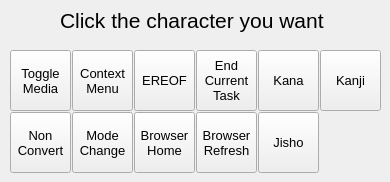
   <widget class="QWidget" name="tab_other2">
    <attribute name="title">
     <string>Other 2</string>
    </attribute>
    <widget class="QLabel" name="instructionLabel_6">
     <property name="geometry">
      <rect>
       <x>60</x>
       <y>0</y>
       <width>301</width>
       <height>41</height>
      </rect>
     </property>
     <property name="font">
      <font>
       <pointsize>16</pointsize>
      </font>
     </property>
     <property name="text">
      <string>Click the character you want</string>
     </property>
    </widget>
    <widget class="QPushButton" name="a_button_3">
     <property name="geometry">
      <rect>
       <x>10</x>
       <y>50</y>
       <width>61</width>
       <height>61</height>
      </rect>
     </property>
     <property name="font">
      <font>
       <pointsize>10</pointsize>
       <stylestrategy>PreferAntialias</stylestrategy>
      </font>
     </property>
     <property name="toolTip">
      <string/>
     </property>
     <property name="text">
      <string>Toggle
Media</string>
     </property>
     <property name="flat">
      <bool>false</bool>
     </property>
    </widget>
    <widget class="QPushButton" name="c_button_3">
     <property name="geometry">
      <rect>
       <x>134</x>
       <y>50</y>
       <width>61</width>
       <height>61</height>
      </rect>
     </property>
     <property name="font">
      <font>
       <pointsize>10</pointsize>
       <stylestrategy>PreferAntialias</stylestrategy>
      </font>
     </property>
     <property name="toolTip">
      <string/>
     </property>
     <property name="text">
      <string>EREOF</string>
     </property>
     <property name="flat">
      <bool>false</bool>
     </property>
    </widget>
    <widget class="QPushButton" name="j_button_3">
     <property name="geometry">
      <rect>
       <x>196</x>
       <y>112</y>
       <width>61</width>
       <height>61</height>
      </rect>
     </property>
     <property name="font">
      <font>
       <pointsize>10</pointsize>
       <stylestrategy>PreferAntialias</stylestrategy>
      </font>
     </property>
     <property name="toolTip">
      <string/>
     </property>
     <property name="text">
      <string>Browser
Refresh</string>
     </property>
     <property name="flat">
      <bool>false</bool>
     </property>
    </widget>
    <widget class="QPushButton" name="d_button_3">
     <property name="geometry">
      <rect>
       <x>196</x>
       <y>50</y>
       <width>61</width>
       <height>61</height>
      </rect>
     </property>
     <property name="font">
      <font>
       <pointsize>10</pointsize>
       <stylestrategy>PreferAntialias</stylestrategy>
      </font>
     </property>
     <property name="toolTip">
      <string/>
     </property>
     <property name="text">
      <string>End
Current
Task</string>
     </property>
     <property name="flat">
      <bool>false</bool>
     </property>
    </widget>
    <widget class="QPushButton" name="e_button_3">
     <property name="geometry">
      <rect>
       <x>258</x>
       <y>50</y>
       <width>61</width>
       <height>61</height>
      </rect>
     </property>
     <property name="font">
      <font>
       <pointsize>10</pointsize>
       <stylestrategy>PreferAntialias</stylestrategy>
      </font>
     </property>
     <property name="toolTip">
      <string/>
     </property>
     <property name="text">
      <string>Kana</string>
     </property>
     <property name="flat">
      <bool>false</bool>
     </property>
    </widget>
    <widget class="QPushButton" name="b_button_3">
     <property name="geometry">
      <rect>
       <x>72</x>
       <y>50</y>
       <width>61</width>
       <height>61</height>
      </rect>
     </property>
     <property name="font">
      <font>
       <pointsize>10</pointsize>
       <stylestrategy>PreferAntialias</stylestrategy>
      </font>
     </property>
     <property name="toolTip">
      <string/>
     </property>
     <property name="text">
      <string>Context
Menu</string>
     </property>
     <property name="autoRepeat">
      <bool>false</bool>
     </property>
     <property name="autoExclusive">
      <bool>false</bool>
     </property>
     <property name="flat">
      <bool>false</bool>
     </property>
    </widget>
    <widget class="QPushButton" name="h_button_3">
     <property name="geometry">
      <rect>
       <x>72</x>
       <y>112</y>
       <width>61</width>
       <height>61</height>
      </rect>
     </property>
     <property name="font">
      <font>
       <pointsize>10</pointsize>
       <stylestrategy>PreferAntialias</stylestrategy>
      </font>
     </property>
     <property name="toolTip">
      <string/>
     </property>
     <property name="text">
      <string>Mode
Change</string>
     </property>
     <property name="flat">
      <bool>false</bool>
     </property>
    </widget>
    <widget class="QPushButton" name="k_button_3">
     <property name="geometry">
      <rect>
       <x>258</x>
       <y>112</y>
       <width>61</width>
       <height>61</height>
      </rect>
     </property>
     <property name="font">
      <font>
       <pointsize>10</pointsize>
       <stylestrategy>PreferAntialias</stylestrategy>
      </font>
     </property>
     <property name="toolTip">
      <string/>
     </property>
     <property name="text">
      <string>Jisho</string>
     </property>
     <property name="flat">
      <bool>false</bool>
     </property>
    </widget>
    <widget class="QPushButton" name="i_button_3">
     <property name="geometry">
      <rect>
       <x>134</x>
       <y>112</y>
       <width>61</width>
       <height>61</height>
      </rect>
     </property>
     <property name="font">
      <font>
       <pointsize>10</pointsize>
       <stylestrategy>PreferAntialias</stylestrategy>
      </font>
     </property>
     <property name="toolTip">
      <string/>
     </property>
     <property name="text">
      <string>Browser
Home</string>
     </property>
     <property name="flat">
      <bool>false</bool>
     </property>
    </widget>
    <widget class="QPushButton" name="g_button_3">
     <property name="geometry">
      <rect>
       <x>10</x>
       <y>112</y>
       <width>61</width>
       <height>61</height>
      </rect>
     </property>
     <property name="font">
      <font>
       <pointsize>10</pointsize>
       <stylestrategy>PreferAntialias</stylestrategy>
      </font>
     </property>
     <property name="toolTip">
      <string/>
     </property>
     <property name="text">
      <string>Non
Convert</string>
     </property>
     <property name="flat">
      <bool>false</bool>
     </property>
    </widget>
    <widget class="QPushButton" name="f_button_3">
     <property name="geometry">
      <rect>
       <x>320</x>
       <y>50</y>
       <width>61</width>
       <height>61</height>
      </rect>
     </property>
     <property name="font">
      <font>
       <pointsize>10</pointsize>
       <stylestrategy>PreferAntialias</stylestrategy>
      </font>
     </property>
     <property name="toolTip">
      <string/>
     </property>
     <property name="text">
      <string>Kanji</string>
     </property>
     <property name="flat">
      <bool>false</bool>
     </property>
    </widget>
   </widget>
